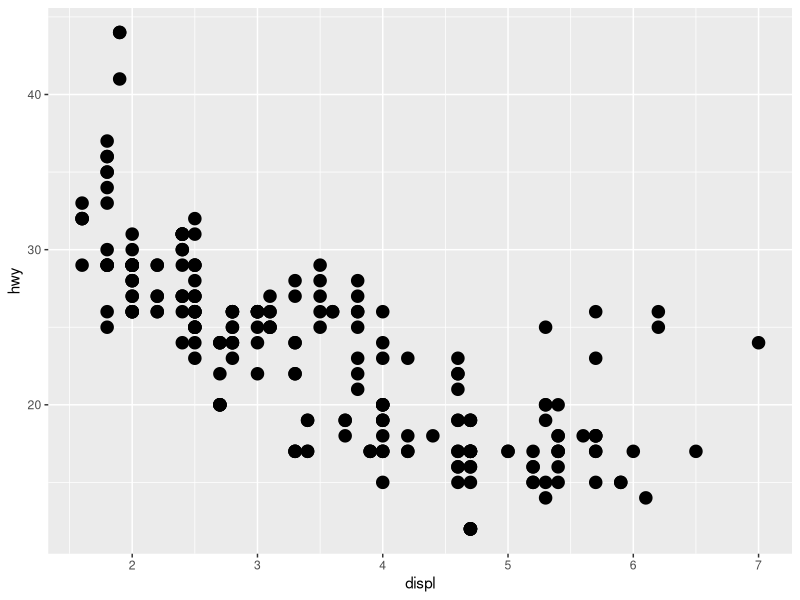
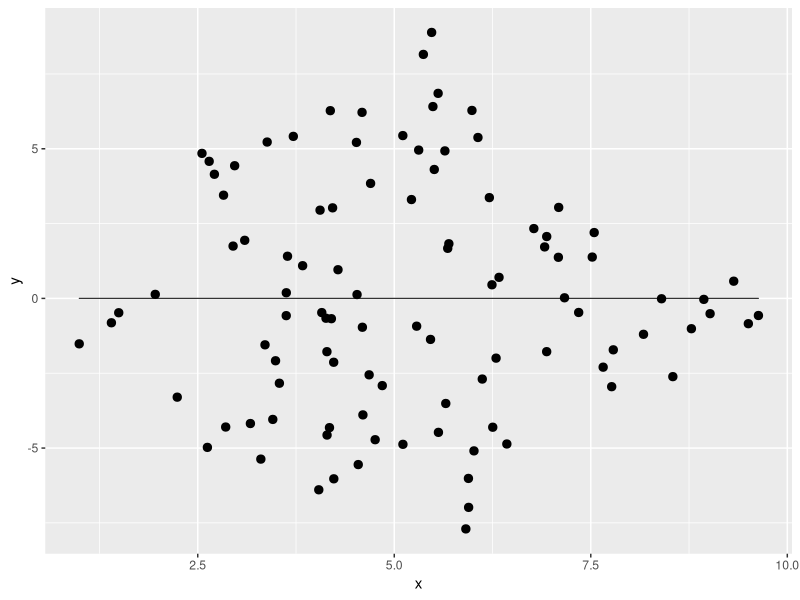

The R script that drew these images, in order:
## ---- chunk 1
library(ggplot2)
library(grid)
## ---- chunk 2
# this is taken driectly for example vignette
# probably change to another simple geom type (hist, etc.)
GeomSimplePoint <- ggproto("GeomSimplePoint", Geom,
  required_aes = c("x", "y"),
  default_aes = aes(shape = 19, colour = "black"),
  draw_key = draw_key_point,

  draw_panel = function(data, panel_params, coord) {
    coords <- coord$transform(data, panel_params)
    grid::pointsGrob(
      coords$x, coords$y,
      pch = coords$shape,
      gp = grid::gpar(col = coords$colour)
    )
  }
)

geom_simple_point <- function(mapping = NULL, data = NULL, stat = "identity",
                              position = "identity", na.rm = FALSE, show.legend = NA, 
                              inherit.aes = TRUE, ...) {
  layer(
    geom = GeomSimplePoint, mapping = mapping,  data = data, stat = stat, 
    position = position, show.legend = show.legend, inherit.aes = inherit.aes,
    params = list(na.rm = na.rm, ...)
  )
}

ggplot(mpg, aes(displ, hwy)) + 
  geom_simple_point()
## ---- chunk 3
StatDifference <- ggproto("StatDifference", Stat,
  compute_group = function(data, scales) {
    method1 <- (data$x + data$y)/2
    method2 <- data$x - data$y
    new_data <- data.frame(x = method1,
                           y = method2)
    new_data
  },
  
  required_aes = c("x", "y")
)
## ---- chunk 4
GeomSimpleDifference <- ggproto("GeomSimpleDifference", Geom,
  required_aes = c("x", "y"),
  default_aes = aes(shape = 20, color = "black"),
  draw_key = draw_key_point,
  
  draw_panel = function(data, panel_params, coord) {
    coords <- coord$transform(data, panel_params)
    gList(grid::pointsGrob(
      coords$x, coords$y,
      pch = coords$shape,
      gp = grid::gpar(col = coords$colour)
    ),
    grid::linesGrob(
      coords$x, mean(coords$y),
      gp = grid::gpar(col = coords$colour)
    ))
  }
  
)

geom_simple_diff <- function(mapping = NULL, data = NULL, stat = "difference",
                              position = "identity", na.rm = FALSE, show.legend = NA, 
                              inherit.aes = TRUE, ...) {
  layer(
    geom = GeomSimpleDifference, mapping = mapping,  data = data, stat = stat, 
    position = position, show.legend = show.legend, inherit.aes = inherit.aes,
    params = list(na.rm = na.rm, ...)
  )
}
## ---- chunk 5
set.seed(1)
data <- data.frame(x = runif(100, 0, 10),
                   y = runif(100, 0, 10))


ggplot(data, aes(x, y)) +
  geom_simple_diff()
## ---- chunk 6
geom_density

StatDensity
